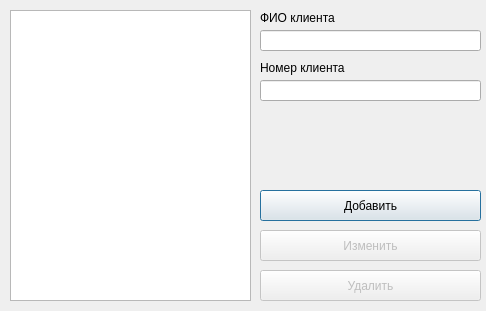
<?xml version="1.0" encoding="UTF-8"?>
<ui version="4.0">
 <class>Clients</class>
 <widget class="QWidget" name="Clients">
  <property name="geometry">
   <rect>
    <x>0</x>
    <y>0</y>
    <width>486</width>
    <height>311</height>
   </rect>
  </property>
  <property name="windowTitle">
   <string>Администрирование - клиенты</string>
  </property>
  <widget class="QListWidget" name="clients_list">
   <property name="geometry">
    <rect>
     <x>10</x>
     <y>10</y>
     <width>241</width>
     <height>291</height>
    </rect>
   </property>
   <property name="selectionMode">
    <enum>QAbstractItemView::SingleSelection</enum>
   </property>
  </widget>
  <widget class="QLabel" name="label">
   <property name="geometry">
    <rect>
     <x>260</x>
     <y>10</y>
     <width>191</width>
     <height>16</height>
    </rect>
   </property>
   <property name="text">
    <string>ФИО клиента</string>
   </property>
  </widget>
  <widget class="QLineEdit" name="client_name">
   <property name="geometry">
    <rect>
     <x>260</x>
     <y>30</y>
     <width>221</width>
     <height>21</height>
    </rect>
   </property>
  </widget>
  <widget class="QLineEdit" name="client_phone">
   <property name="geometry">
    <rect>
     <x>260</x>
     <y>80</y>
     <width>221</width>
     <height>21</height>
    </rect>
   </property>
  </widget>
  <widget class="QLabel" name="label_2">
   <property name="geometry">
    <rect>
     <x>260</x>
     <y>60</y>
     <width>191</width>
     <height>16</height>
    </rect>
   </property>
   <property name="text">
    <string>Номер клиента</string>
   </property>
  </widget>
  <widget class="QPushButton" name="changeClient">
   <property name="enabled">
    <bool>false</bool>
   </property>
   <property name="geometry">
    <rect>
     <x>260</x>
     <y>230</y>
     <width>221</width>
     <height>31</height>
    </rect>
   </property>
   <property name="text">
    <string>Изменить</string>
   </property>
  </widget>
  <widget class="QPushButton" name="deleteClient">
   <property name="enabled">
    <bool>false</bool>
   </property>
   <property name="geometry">
    <rect>
     <x>260</x>
     <y>270</y>
     <width>221</width>
     <height>31</height>
    </rect>
   </property>
   <property name="text">
    <string>Удалить</string>
   </property>
  </widget>
  <widget class="QPushButton" name="addClient">
   <property name="geometry">
    <rect>
     <x>260</x>
     <y>190</y>
     <width>221</width>
     <height>31</height>
    </rect>
   </property>
   <property name="text">
    <string>Добавить</string>
   </property>
   <property name="default">
    <bool>true</bool>
   </property>
  </widget>
 </widget>
 <resources/>
 <connections/>
</ui>
